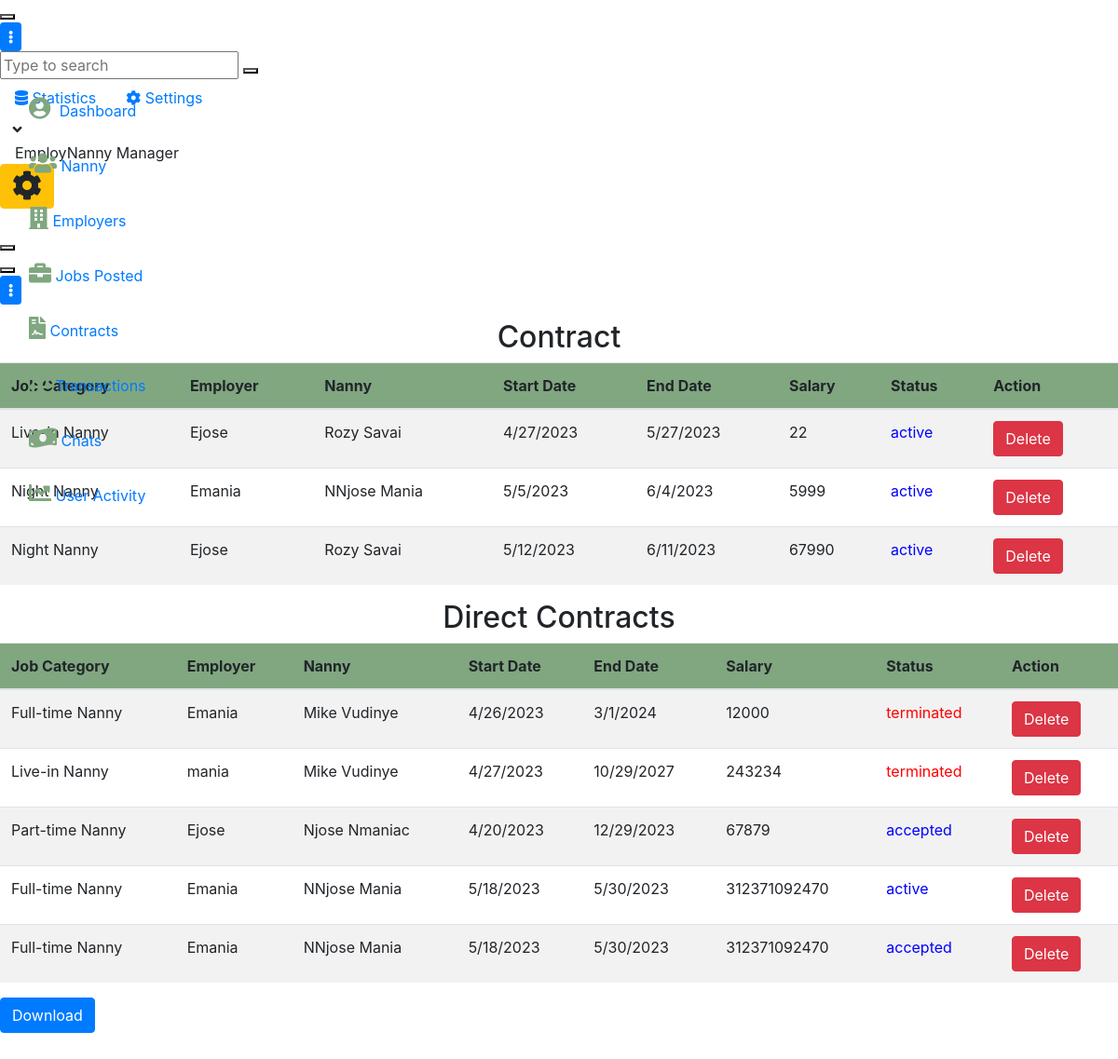
/reports/display_contracts, run on an earlier commit of the app's database.
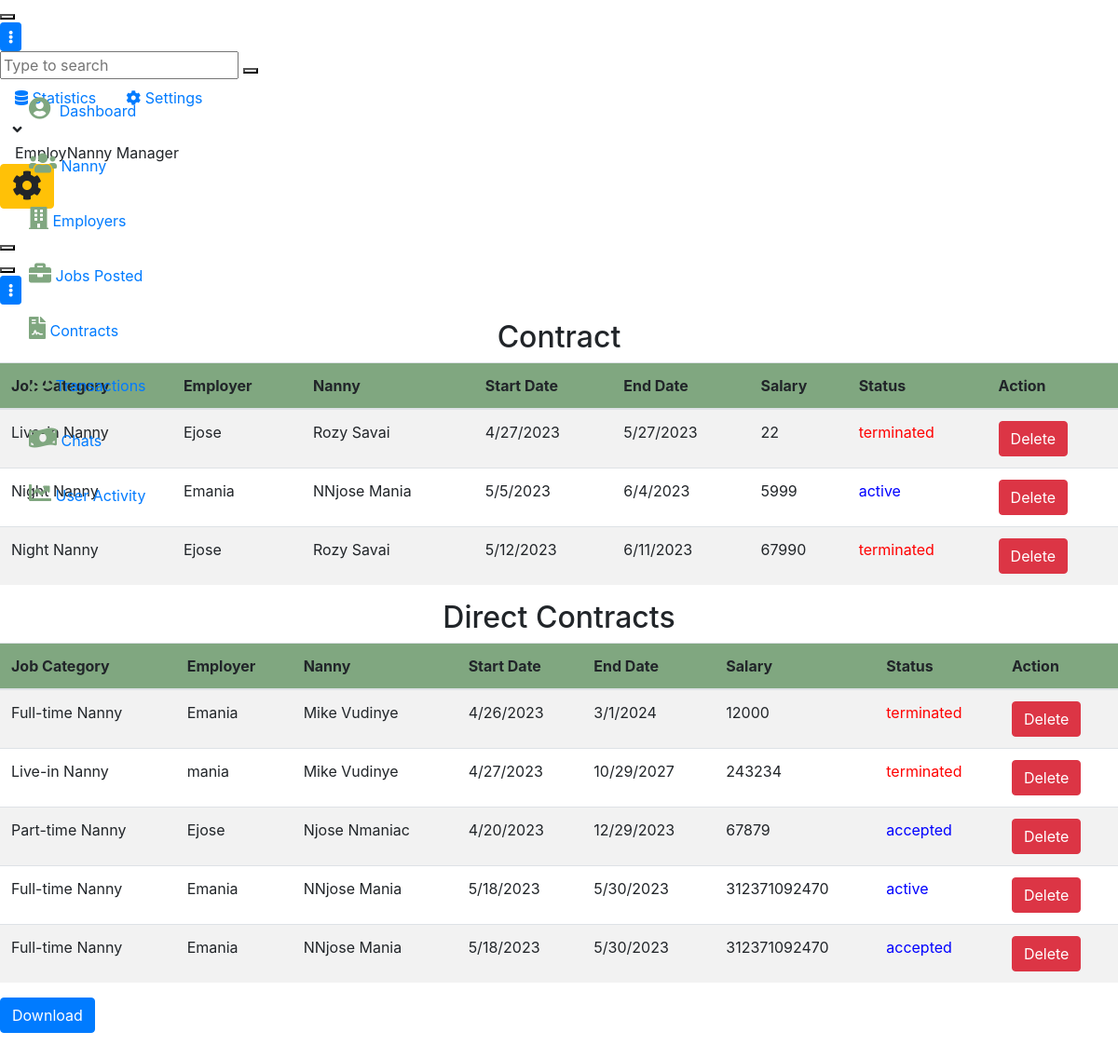
And on a later commit of the database.
### jobapp/models.py (models this page shows, shortened)
class ContractModel(models.Model):
    job = models.ForeignKey(jobModel, on_delete=models.CASCADE, default=1)
    nanny = models.ForeignKey(NannyDetails, on_delete=models.CASCADE, limit_choices_to={
                              'user__groups__name': 'nanny'}, default=1)
    employer = models.ForeignKey(User, on_delete=models.CASCADE,  limit_choices_to={
                                 'groups__name': 'employer'}, default=1)
    start_date = models.DateField(
        auto_now_add=True,  blank=True, null=True)
    end_date = models.DateField(default=timezone.now() + timedelta(days=30))
    duration = models.CharField(
        max_length=100, choices=CONTRACT_DURATION, default="pending")
    amount = models.DecimalField(max_digits=10, decimal_places=2, default=0)
    status = models.CharField(
        max_length=100, choices=CONTRACT_STATUS, default=CONTRACT_STATUS[0][0])
    company_commission = models.DecimalField(
        max_digits=10, decimal_places=2, default=0)

class jobModel(models.Model):
    employer = models.ForeignKey(User, on_delete=models.CASCADE)
    category = models.CharField(max_length=100, choices=CATEGORIES)
    city = models.CharField(max_length=100)
    addresss = models.CharField(max_length=100)
    salary = models.CharField(max_length=100)
    language = models.CharField(max_length=100)
    nanny_age = models.CharField(max_length=100, choices=AGE_GROUP_CHOICES)
    hours_per_day = models.IntegerField(default=2)
    start_date = models.DateField()
    years_of_experience = models.IntegerField(default=0)
    duration = models.CharField(max_length=100, choices=CONTRACT_DURATION)
    date_posted = models.DateTimeField(auto_now_add=True)
    job_description = models.TextField(blank=True)

### users/models.py (models this page shows, shortened)
class NannyDetails(models.Model):
    user = models.OneToOneField(User, on_delete=models.CASCADE)
    first_name = models.CharField(max_length=100)
    last_name = models.CharField(max_length=100)
    phone = models.IntegerField(default=0)
    city = models.CharField(max_length=100)
    address = models.CharField(max_length=200)
    id_number = models.IntegerField(default=0)
    level_of_education = models.CharField(
        max_length=100, choices=HIGHEST_LEVEL_EDUCATION)
    recommendation_letter = models.FileField(
        upload_to='recommendations/', null=True)
    nationality = models.CharField(max_length=100)
    availability = models.CharField(
        max_length=100, choices=AVAILABILITY_CHOICES)
    language = models.CharField(max_length=200)
    date_joined = models.DateTimeField(auto_now_add=True)
    years_of_experience = models.IntegerField(default=0)
    age_bracket = models.CharField(
        max_length=100, choices=AGE_GROUP_CHOICES, default="N/A")
    description = models.TextField(blank=True)
    image = models.ImageField(default='default.jpg',
                              upload_to='nanny_profile_pics')
    def __str__(self):
        return self.first_name + ' ' + self.last_name

### AdminReports/views.py (the view)
# urls.py: path('display_contracts', views.display_contracts, name="display_contracts"),
def display_contracts(request):
    contracts = ContractModel.objects.all()
    direct_contracts = DirectContract.objects.all()
    context = {
        'contracts': contracts,
        'direct_contracts': direct_contracts
    }
    return render(request, 'admin/contract_lists.html', context)

### AdminReports/templates/admin/contract_lists.html
  {% extends 'admin/baseadmin.html' %}
{% block content %}
</div>
                <div class="app-main__outer">
<div class="app-main__inner">
<h2 class="text-center">Contract</h2>
    <table class="table table-striped">
        <thead style="background-color: rgb(128, 167, 128);">
            <tr>
                <th>Job Category</th>
                <th>Employer</th>
                <th>Nanny</th>
                <th>Start Date</th>
                <th>End Date</th>
                <th>Salary</th>
                <th>Status</th>
                <th>Action</th>
            </tr>
        </thead>
        <tbody>
         {% for contract in contracts %}
    <tr>
        <td>{{ contract.job.category }}</td>
        <td>{{ contract.employer }}</td>
        <td>{{ contract.nanny }}</td>
        <td>{{ contract.start_date|date:"n/j/Y" }}</td>
        <td>{{ contract.end_date|date:"n/j/Y" }}</td>
        <td>{{ contract.job.salary }}</td>
        <td{% if contract.status == 'terminated' %} style="color: red;"{% elif contract.status == 'active' %} style="color: blue;"{% endif %}>{{ contract.status }}</td>
    <td><a href="{% url 'delete_contract' contract.id %}" class="btn btn-danger">Delete</a></td>
    </tr>
{% endfor %}
        </tbody>
    </table>
    <h2 class="text-center">Direct Contracts</h2>
    <table class="table table-striped">
        <thead style="background-color: rgb(128, 167, 128);">
            <tr>
                <th>Job Category</th>
                <th>Employer</th>
                <th>Nanny</th>
                <th>Start Date</th>
                <th>End Date</th>
                <th>Salary</th>
                <th>Status</th>
                <th>Action</th>
            </tr>
        </thead>
        <tbody>
            {% for direct_contract in direct_contracts %}
            <tr>
                <td>{{ direct_contract.job_category }}</td>
                <td>{{ direct_contract.employer }}</td>
                <td>{{ direct_contract.nanny }}</td>
                <td>{{ direct_contract.start_date|date:"n/j/Y" }}</td>
                <td>{{ direct_contract.end_date|date:"n/j/Y" }}</td>
                <td>{{ direct_contract.salary }}</td>
        <td{% if direct_contract.status == 'terminated' %} style="color: red;"{% elif direct_contract.status == 'active' %} style="color: blue;" {% elif direct_contract.status == 'accepted' %} style="color: blue;"{% endif %}>{{ direct_contract.status }}</td>
    <td><a href="{% url 'delete_direct_contract' direct_contract.id %}" class="btn btn-danger">Delete</a></td>
    </tr>
            {% endfor %}
        </tbody>
    </table>
    <a href="{% url 'generate_contract_pdf' %}" class="btn btn-primary">Download</a>
</div>
</div>
    {% endblock content%}

What changed in the data, as far as the page shows it:
changed ContractModel "Live-in Nanny": status "active" → "terminated"
changed ContractModel (number 3 of 3 on the later page): status "active" → "terminated"
